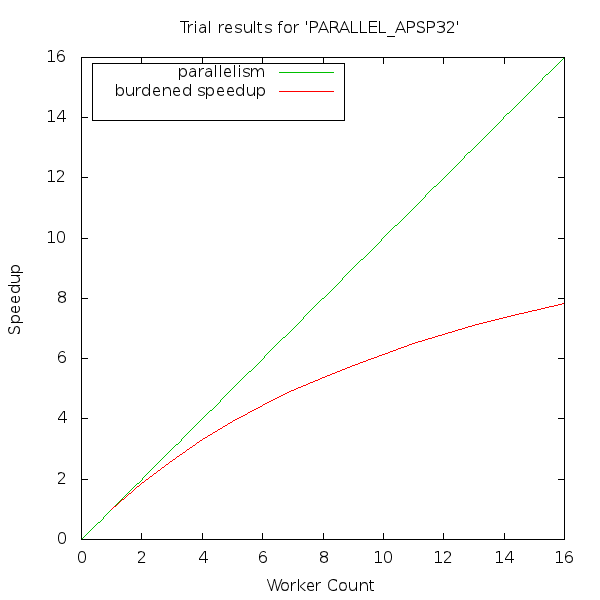

Reproduce this figure in gnuplot.
set terminal png size 600, 600
set output "PARALLEL_APSP32.png"
set datafile separator ","
set size square 1.0, 1.0
set title "Trial results for 'PARALLEL_APSP32'"
set xlabel "Worker Count" 0.0,0.0
set ylabel "Speedup" 0.0,0.0
set key left top box
set pointsize 1.8
plot [0:16] [0:16] x title "parallelism" lt 2, 24.475027 notitle lt 2, "PARALLEL_APSP32.csv" using 1:2 title "burdened speedup" with lines lt 1, "PARALLEL_APSP32.csv" using 1:4 with points pt 1 title "trials"
